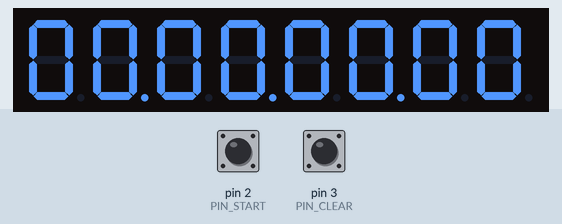
Simulated run of this sketch. Board: Arduino Uno, built with avr-gcc and run on an emulated ATmega328P. Shown: 8-digit seven-segment display. The test bench sets the inputs (shaded band); at power-on: pin 2 (PIN_START) HIGH, pin 3 (PIN_CLEAR) HIGH.

Above: at 1.2 s.
1.3 s: pin 2 (PIN_START) pulled LOW for 1 s
At 3.4 s:
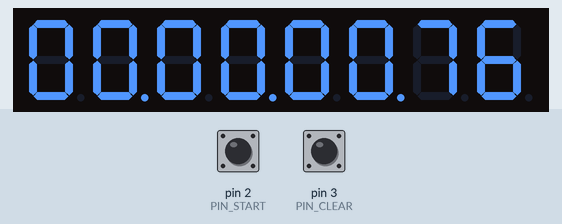
3.8 s: pin 2 (PIN_START) pulled LOW for 0.15 s
At 5.0 s:
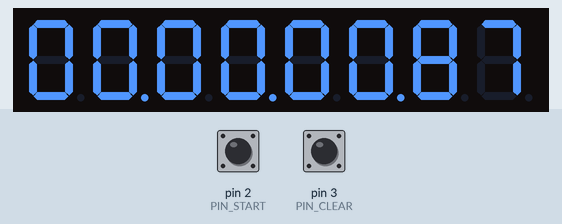
Timing chart, 0 to 6.8 s (numbered marks = the images above; inputs shaded):
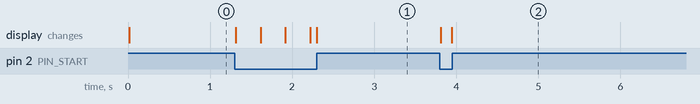

Measured:
- after the input at 1.3 s, the display: first changes at once (image 1 shows a later state)
- after the input at 3.8 s, the display: first changes at once (image 2 shows a later state)

The sketch:

103-4_Cronometro.ino
```cpp
//      progetto:  103 Orologio Data e Cronometro
//          file:  103-4_Cronometro
//   descrizione:  visualizza ora, minuti, secondi
//       shields:  max7219 + 8 x display 7 segmenti + 2 pulsanti
//      librerie:  LedControl
// versione-data:  v1.a - 27-12-2016
//        autore:  www.aldopi.it

#define PIN_START 2  // pulsante di conteggio
#define PIN_CLEAR 3  // pulsante di azzerramento

#define lc_clock 10
#define lc_cs 11
#define lc_datain 12
#include "LedControl.h"
LedControl led = LedControl(lc_datain, lc_clock, lc_cs, 1);

byte ora = 0, minuti = 0, secondi = 0, centesimi = 0, i = 0;

void setup() {
  pinMode(PIN_START, INPUT_PULLUP);
  pinMode(PIN_CLEAR, INPUT_PULLUP);
  led.shutdown(0, false);
  led.setIntensity(0, 5);
  led.clearDisplay(0);
}

void loop() {
  delay(10);
  if (digitalRead(PIN_CLEAR) == 0) {
    centesimi = 0;
    secondi = 0;
    minuti = 0;
    ora = 0;
    display();
  }
  if (digitalRead(PIN_START) == 0)
    incrementa();
  display();
}

void incrementa() {
  centesimi++;
  if (centesimi > 99) {
    centesimi = 0;
    secondi++;
    if (secondi == 60) {
      secondi = 0;
      minuti++;
      if (minuti == 60) {
        minuti = 0;
        ora++;
        if (ora == 100)
          ora = 0;
      }
    }
  }
}

void display() {
  if (((ora / 100) % 10) == 0)
    led.setDigit(0, 7, 0, false);
  else
    led.setDigit(0, 7, (ora / 100) % 10, false);
  led.setDigit(0, 6, ora % 10, true);
  if (((minuti / 10) % 10) == 0)
    led.setDigit(0, 5, 0, false);
  else
    led.setDigit(0, 5, (minuti / 10) % 10, false);
  led.setDigit(0, 4, minuti % 10, true);
  if (((secondi / 10) % 10) == 0)
    led.setDigit(0, 3, 0, false);
  else
    led.setDigit(0, 3, (secondi / 10) % 10, false);
  led.setDigit(0, 2, secondi % 10, true);
  led.setDigit(0, 1, (centesimi / 10) % 10, false);
  led.setDigit(0, 0, centesimi % 10, false);
}

// EOF
```
